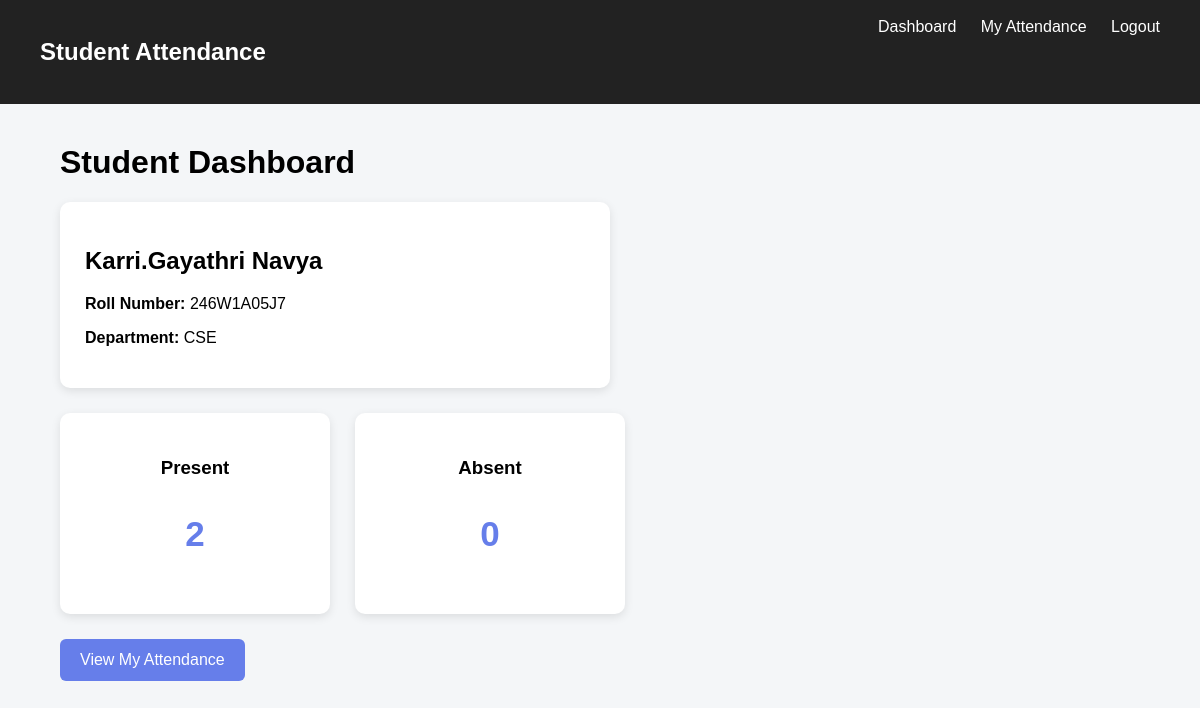
The app's page /student_dashboard (signed in) with its own data.
### tables this page shows
CREATE TABLE students (
            id INTEGER PRIMARY KEY AUTOINCREMENT,
            user_id INTEGER UNIQUE NOT NULL,
            name TEXT NOT NULL,
            roll_number TEXT UNIQUE NOT NULL,
            department TEXT NOT NULL,
            FOREIGN KEY(user_id)
            REFERENCES users(id)
            ON DELETE CASCADE
        );

### app.py (the view)
@app.route("/student_dashboard")
def student_dashboard():
    if session.get("role") != "student":
        return redirect("/")
    conn = get_db()
    student = conn.execute("""
        SELECT *
        FROM students
        WHERE user_id = ?
    """, (
        session["user_id"],
    )).fetchone()
    present = 0
    absent = 0
    if student:
        present = conn.execute("""
            SELECT COUNT(*)
            FROM attendance
            WHERE student_id = ?
            AND status = 'Present'
        """, (
            student["id"],
        )).fetchone()[0]
        absent = conn.execute("""
            SELECT COUNT(*)
            FROM attendance
            WHERE student_id = ?
            AND status = 'Absent'
        """, (
            student["id"],
        )).fetchone()[0]
    conn.close()
    return render_template(
        "student_dashboard.html",
        student=student,
        present=present,
        absent=absent
    )

### app.py (called while the page is built)
def get_db():
    conn = sqlite3.connect(DATABASE)
    conn.row_factory = sqlite3.Row
    conn.execute("PRAGMA foreign_keys = ON")
    return conn

### templates/student_dashboard.html (shortened to what this page needs)
<!DOCTYPE html>
<html>
<head>
</head>
<body>
<nav>
    <h2>Student Attendance</h2>
    <div>
        <a href="/student_dashboard">Dashboard</a>
        <a href="/my_attendance">My Attendance</a>
        <a href="/logout">Logout</a>
    </div>
</nav>
<div class="container">
    <h1>Student Dashboard</h1>
    {% if student %}
        <div class="profile">
            <h2>{{ student.name }}</h2>
            <p>
                <b>Roll Number:</b>
                {{ student.roll_number }}
            </p>
            <p>
                <b>Department:</b>
                {{ student.department }}
            </p>
        </div>
        <div class="cards">
            <div class="card">
                <h3>Present</h3>
                <p>{{ present }}</p>
            </div>
            <div class="card">
                <h3>Absent</h3>
                <p>{{ absent }}</p>
            </div>
        </div>
        <a class="button" href="/my_attendance">
            View My Attendance
        </a>
    {% else %}
        <p>Student profile not found.</p>
    {% endif %}
</div>
</body>
</html>

### templates/student_dashboard.html (style rules this page uses)
body { margin: 0; font-family: Arial; background: #f4f6f8; }
nav { background: #222; color: white; padding: 18px 40px; display: flex; justify-content: space-between; }
nav a { color: white; text-decoration: none; margin-left: 20px; }
.container { width: 90%; margin: 40px auto; }
.profile { background: white; padding: 25px; border-radius: 10px; width: 500px; box-shadow: 0 3px 10px rgba(0,0,0,0.1); }
.cards { display: flex; gap: 25px; margin-top: 25px; }
.card { background: white; padding: 25px; width: 220px; text-align: center; border-radius: 10px; box-shadow: 0 3px 10px rgba(0,0,0,0.1); }
.card p { font-size: 35px; font-weight: bold; color: #667eea; }
.button { display: inline-block; margin-top: 25px; padding: 12px 20px; background: #667eea; color: white; text-decoration: none; border-radius: 6px; }

### records on screen
students: name "Karri.Gayathri Navya", roll_number "246W1A05J7", department "CSE"

### other values on screen
{{ present }} "2"
{{ absent }} "0"
